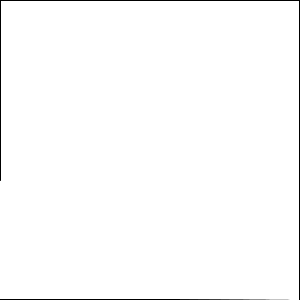
Frame 1 (no input)
Frame 60 (the mouse pressed at the canvas centre just before this capture): identical to frame 1, image omitted
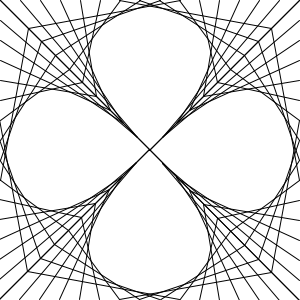
Frame 120 (the mouse held since frame 60 and released just before this capture)

The Processing sketch that drew these frames (run headless with seeded random() and noise(); from frame 60 on, the mouse is pressed at the canvas centre):

// Processing sketch: processing_59325
// ── processing_59325.pde



void setup() {
  size(300, 300);
  background(255);
  smooth();
}

void draw() {
  background(255);
  for (int i=0; i<10; i++) {
    line(0, i*20, mouseX-i*mouseX/11, mouseY-i*mouseY/11);  
    line(i*20, 0, mouseX-i*mouseX/11, mouseY-i*mouseY/11);
  }
  rotate(PI/2);
  translate(0, -height);
  for (int i=0; i<10; i++) {
    line(0, i*20, mouseX-i*mouseX/11, mouseY-i*mouseY/11);  
    line(i*20, 0, mouseX-i*mouseX/11, mouseY-i*mouseY/11);
  }
  rotate(PI/2);
  translate(0, -height);
  for (int i=0; i<10; i++) {
    line(0, i*20, mouseX-i*mouseX/11, mouseY-i*mouseY/11);  
    line(i*20, 0, mouseX-i*mouseX/11, mouseY-i*mouseY/11);
  }
  rotate(PI/2);
  translate(0, -height);
  for (int i=0; i<10; i++) {
    line(0, i*20, mouseX-i*mouseX/11, mouseY-i*mouseY/11);  
    line(i*20, 0, mouseX-i*mouseX/11, mouseY-i*mouseY/11);
  }
}
